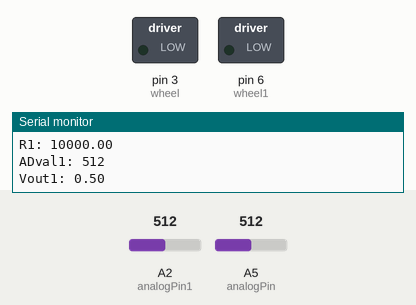
Simulated run of this sketch. Board: Arduino Uno, built with avr-gcc and run on an emulated ATmega328P. On the bench: switched loads named in the sketch (green lamp = pin HIGH), the last lines printed to the serial monitor. Dashed ring = blinking. The test bench sets the inputs (shaded band); at power-on: A5 (analogPin) = 512, A2 (analogPin1) = 512.

Above: at 1.2 s.
1.3 s: A5 (analogPin) set to 325
4.3 s: A5 (analogPin) set to 296
At 4.56 s:
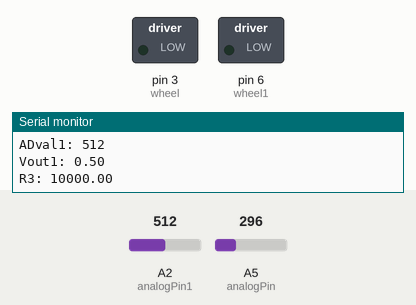
7.3 s: A2 (analogPin1) set to 322
10.3 s: A2 (analogPin1) set to 289
13.3 s: A2 (analogPin1) set to 511
At 13.54 s:
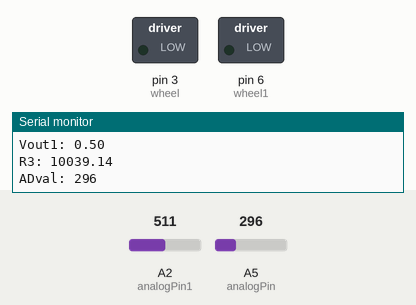
16.3 s: A2 (analogPin1) set to 306
Timing chart, 0 to 20.3 s (numbered marks = the images above; inputs shaded):
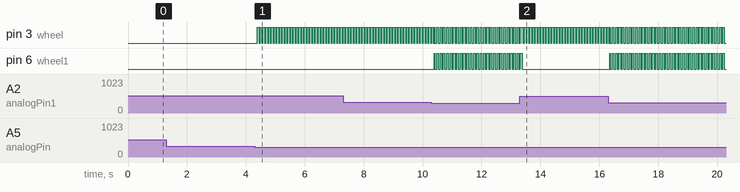

The sketch:

LineRobot.ino
```cpp
int analogPin = A5; // analog port pin of left motor
int ADval = 0; // A/D value of left motor
int Vin = 1; // reference voltage
float Vout = 0; // measured voltage of left motor
float R2 = 10000; // resistance of R2 for left motor
float R1 = 1; // resistance of the photoresistor for left motor
float buffer = 0; // variable for temporary storage
int wheel = 3; // left motor
int wheel1 = 6;// right motor
int analogPin1 = A2; // analog port pin of right motor
int ADval1 = 0; // A/D value of right motor
int Vin1 = 1; // reference voltage
float Vout1 =0; // measured voltage of right motor
float R4 = 10000; // resistance of R4
float R3 = 0; // resistance of the photoresistor for right motor
float buffer1 = 0; // variable for temporary storage


// setup function
void setup()
{
 Serial.begin(9600);
 pinMode(wheel, OUTPUT);
 pinMode(wheel1, OUTPUT);
}
// infinite loop function
void loop(){
 ADval = analogRead(analogPin); //read the analog input of left motor
 ADval1 = analogRead(analogPin1); //  read analog input of righjt motor
 if(ADval)
 {
 Serial.print("ADval: "); //print AD value of left motor
 Serial.println(ADval);
 buffer = ADval * Vin;
 Vout = (buffer)/1024.0; // 10 bit AD conversion to get Vmeasured
 R1 = ((Vin*R2)-(R2*Vout))/Vout; // photocell resistance for left motor
 delay(0);
 Serial.print("Vout: "); //print voltage value of left motor
 Serial.println(Vout);
Serial.print("R1: "); //print resistor value of left motor
 Serial.println(R1);
 }
 if(ADval1)
 {
 Serial.print("ADval1: "); //print AD value of right motor
 Serial.println(ADval1);
 buffer1 = ADval1 * Vin1;
 Vout1 = (buffer1)/1024.0; // 10 bit AD conversion to get Vmeasured
 R3 = ((Vin1*R4)-(R4*Vout1))/Vout1; // photocell resistance of right motor
 Serial.print("Vout1: "); //print voltage value of right motor
 Serial.println(Vout1);
 Serial.print("R3: "); //print resistor value
 Serial.println(R3);
 }
 //pause statement
 if(Vout < 0.30 && Vout1 < 0.30) { // when both photocells detect light
    digitalWrite(wheel1, HIGH); // left motor goes
    digitalWrite(wheel, HIGH); // right motor goes
    delay(20);
    digitalWrite(wheel, LOW); // left motor stops
    digitalWrite(wheel1, LOW); // right motor stops
    delay(60);
    digitalWrite(wheel, HIGH); // left motor goes
    digitalWrite(wheel1, HIGH); // right motor goes
    delay(20);
} else if (Vout < 0.30 && Vout1>0.25) { // when right photocell detects darkness but left detects light
    digitalWrite(wheel, HIGH); // left motor goes
    delay(20);
    digitalWrite(wheel1, LOW); // right motor stops
    delay(40);
    digitalWrite(wheel, LOW); // left motor stops
    delay(20);

} else if (Vout1 < 0.25 && Vout> 0.30) { // when left photocell detects darkness but right detects light
    digitalWrite(wheel1, HIGH); // right motor goes
    delay(20);
    digitalWrite(wheel, LOW); // left motor stops
    delay(40);
    digitalWrite(wheel1, LOW); // right motor goes
    delay(20);
} else { // when both  photocells detect darkness
    digitalWrite(wheel, LOW); // left motor stops
    digitalWrite(wheel1, LOW); //right motor stops
    delay(40);
}
 }
```

Measured:
- the behaviour switches between 308 and 307 on A5 (analogPin) (found by bisection; images 0 and 1)
- after the input at 4.3 s, pin 3 (wheel): alternates HIGH for 0.06 s and LOW for 0.03 s, starting after 0.09 s
- after the input at 10.3 s, pin 6 (wheel1): alternates HIGH for 0.05 s and LOW for 0.06 s, starting after 0.10 s
- after the input at 13.3 s, pin 6 (wheel1): goes on until 13.4 s, then stays LOW
- after the input at 16.3 s, pin 6 (wheel1): alternates HIGH for 0.05 s and LOW for 0.06 s, starting after 0.06 s
